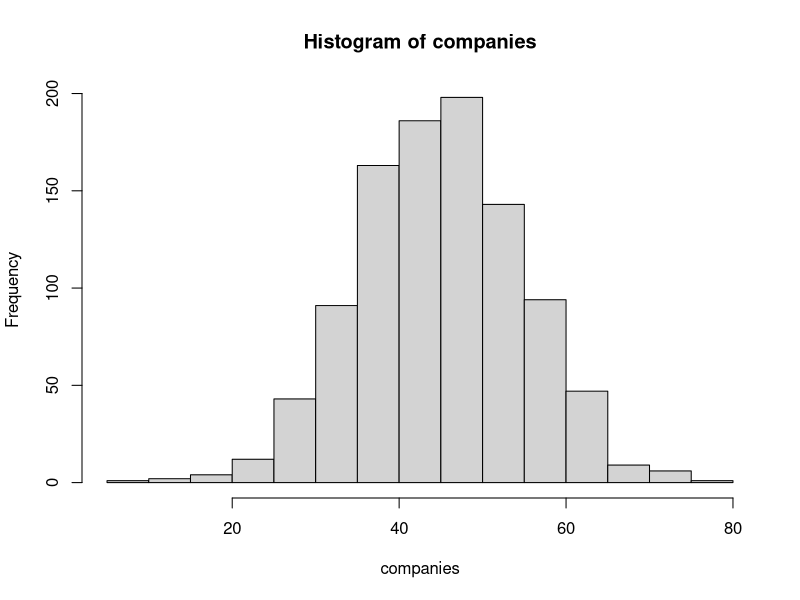
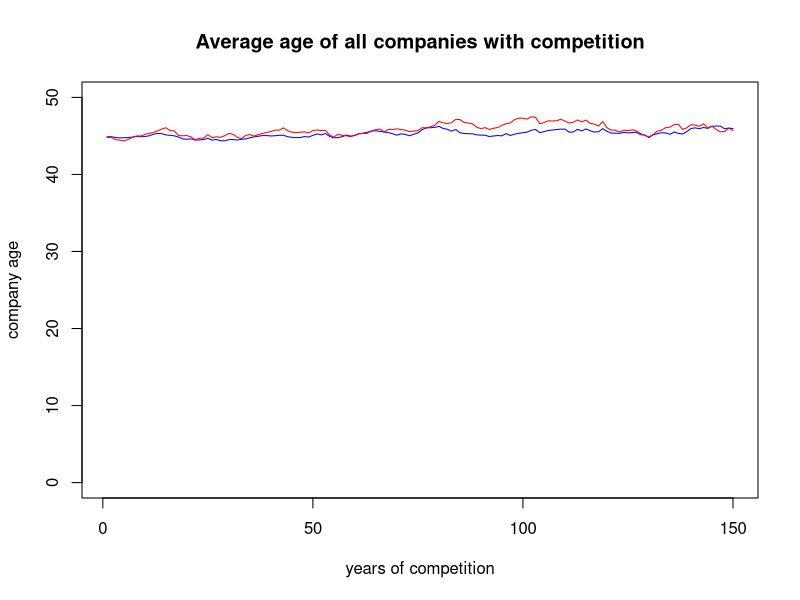

These charts were generated, in order, by the following R code:
## ---- chunk 1
# setup the environment
setwd = "~/Projects/CompanyAgeSimulation"
set.seed = 1024

# set starting parameters
starting_average_age = 45
starting_standard_deviation_age = 10
number_of_companies = 1000

# set simulation parameters
product_substitution_rate = .03
age_of_disruptor = 12
years_of_competition = 150


# create companies
companies <- round(rnorm(number_of_companies,
                         mean=starting_average_age,
                         sd=starting_standard_deviation_age
                         ),
                   digits=1)

# check company ages by plotting
summary(companies)
hist(companies)

# Function to return a new set of company ages after 1 year of competition
compete <- function(age_vector, substitution_rate){
  # Pick companies to be replaced by new entrants
  targets <- round(runif(substitution_rate*length(age_vector),
                         min=1, max=length(age_vector)
                         )
                   )
  
  # Age all companies by 1 year
  age_vector <- age_vector + 1
  
  # Replace target companies with new entrants
  age_vector[targets] <- age_of_disruptor
  return(age_vector)
  }
## ---- chunk 2
# simulate new companies entering and competing
print('Starting ages')
summary(companies)
ages_all <- 0
ages_top <- 0
for(i in 1:years_of_competition){
  companies <- compete(companies,product_substitution_rate)
  ages_all[i] = mean(companies)
  ages_top[i] = mean(companies[number_of_companies-400:number_of_companies])
  }

# plot average age of all companies
plot(seq(1,years_of_competition),ages_all,
     type='l',
     ylim=c(0,50),
     col='blue',
     main='Average age of all companies with competition',
     xlab='years of competition',
     ylab='company age'
     )
points(seq(1,years_of_competition),ages_top,col='red', type='l')

print('Ending ages')
summary(companies)
